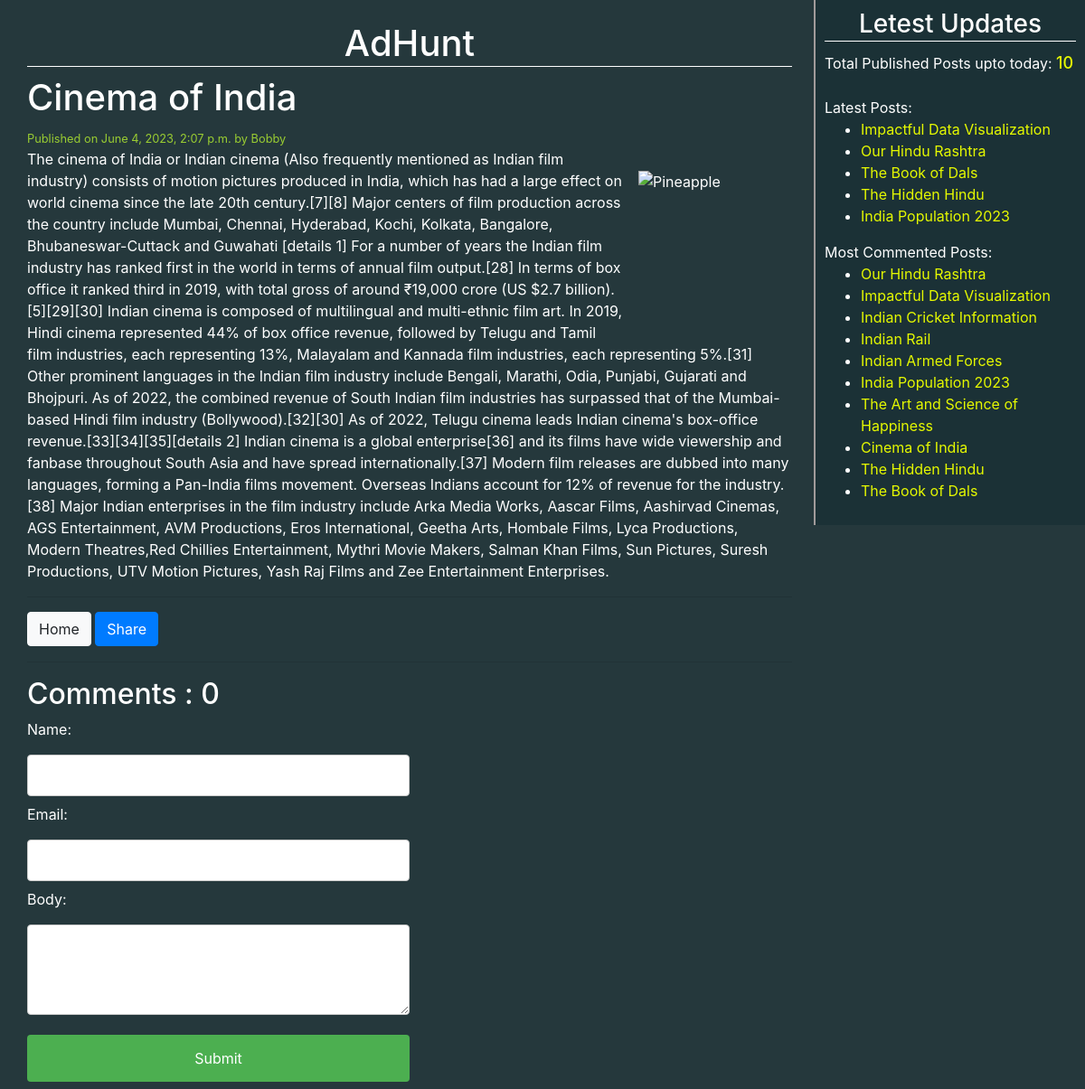
The app's page /2023/06/04/cinema-of-india/ with its own data.
### blog/models.py (models this page shows, shortened)
class Post(models.Model):
    STATUS_CHOICES=(('draft','Draft'),('published','Published'))
    title=models.CharField(max_length=264)
    slug=models.SlugField(max_length=264,unique_for_date='publish')
    author=models.ForeignKey(User,on_delete=models.CASCADE,related_name='blog_posts')
    body=RichTextField(blank=True,null=True)
    publish=models.DateTimeField(default=timezone.now)
    created=models.DateTimeField(auto_now_add=True)#datetime of create() action
    updated=models.DateTimeField(auto_now=True)#datetime of save action
    status=models.CharField(max_length=10,choices=STATUS_CHOICES,default='draft')
    tags=TaggableManager()
    class Meta:
        ordering=('-publish',)
    def get_absolute_url(self):
        return reverse('post_detail',args=[self.publish.year,self.publish.strftime('%m'),self.publish.strftime('%d'),self.slug])

### blog/views.py (the view)
# urls.py: path('<int:year>/<int:month>/<int:day>/<slug:post>/', views.post_detail_view, name='post_detail'),
def post_detail_view(request,year,month,day,post):
    post=get_object_or_404(Post,slug=post,status='published',
                           publish__year=year,
                           publish__month=month,
                           publish__day=day)
    comments=post.comments.filter(active=True)
    comment_submit=False
    if request.method=='POST':
        form = CommentForm(request.POST)
        if form.is_valid():
            new_comment=form.save(commit=False)
            new_comment.post=post
            new_comment.save()
            comment_submit=True
    else:
        form=CommentForm()
    return render(request,'blog/post_detail.html',{'post':post,'comments':comments,'form':form,'comment_submit':comment_submit})

### blog/forms.py
class CommentForm(forms.ModelForm):
    class Meta:
        model=Comment
        fields=('name','email','body')

### blog/templatetags/blog_tags.py (called while the page is built)
@register.simple_tag
def total_posts():
    return Post.objects.count()

@register.inclusion_tag('blog/latest_posts_123.html')
def show_latest_posts(count=5):
    latest_posts=Post.objects.order_by('-publish')[:count]
    return {'latest_posts':latest_posts}

@register.simple_tag
def get_most_commented_posts(count=5):
    return Post.objects.annotate(total_comments=Count('comments')).order_by('-total_comments')[:count]

### template/blog/post_detail.html (shortened to what this page needs)
<!DOCTYPE html>
{% extends 'blog/base.html' %}
{% block content%}
    <div>
        <h1>{{post.title}}</h1>
        <small id="time_a" >Published on {{post.publish}} by {{post.author|title}}</small><br>
            <p><img src="https://m.media-amazon.com/images/I/61Tw6LZoaiL._SL1500_.jpg" alt="Pineapple" style="width:170px;height:170px;margin-left:15px;">{{post.body|safe|linebreaks}}</p>
            <hr>
            <a class="btn btn-light" href="/">Home</a>
            <a class="btn btn-primary" href="/{{post.id}}/share">Share</a>
    </div>
    <hr>
    {% with comments.count as comments_count %}
    <h2>Comment{{ comments_count|pluralize }} : {{ comments_count }} </h2>
    {% endwith %}
        {% if comment_submit %}
            <h2>Your Comment Added Successfully !!!</h2>
        {%else%}
            <div class="comment">
                <form method="post" >
                    {{form.as_p}}
                    <input type="submit" value="Submit" name="" class="btn-success">
                </form>
            </div>
        {% endif %}
{% endblock%}

### template/blog/base.html (shortened to what this page needs)
<!DOCTYPE html>
{% load blog_tags %}
{% load static %}
<html lang="en">
<head>
    <link rel="stylesheet" href="https://cdn.jsdelivr.net/npm/bootstrap@4.0.0/dist/css/bootstrap.min.css">
    <link rel="stylesheet" href="{% static "css/blog.css" %}">
</head>
<body>
    <div class="content">
        <h1 id="home_header"><a href="/">AdHunt</a></h1>
        {% block content%}{% endblock%}
    </div>
    <div class="sidebar">
        <h3 id="home_header"><a href="#">Letest Updates</a></h3>
        <p>Total Published Posts upto today: <span id="post_count">{% total_posts %}</span></p>
        <br><br>
        <p>Latest Posts:</p>{% show_latest_posts %}
        <p>Most Commented Posts:</p>
        {% get_most_commented_posts 10 as most_commented_posts %}
        <ul>
            {% for post in most_commented_posts %}
            <li>
                <a href="{{post.get_absolute_url}}">{{post.title}}</a>
            </li>
            {% endfor %}
        </ul>
    </div>
</body>
</html>

### template/blog/latest_posts_123.html
<ul>
    {% for post in latest_posts %}
        <li><a href="{{post.get_absolute_url}}">{{post.title}}</a></li>
    {% endfor %}
</ul>

### static/css/blog.css (style rules this page uses)
html { height: 100%; }
.content { margin-top: 2%; float: left; width: 73%; padding: 0 0 0 30px; text-align: left; }
.sidebar { float:right; width: 25%; padding: 10px; background: #1b3136; height: 100%; border-left: 2px solid hsl(0, 3%, 62%); }
body { background: #25383C; color: white; }
#home_header { text-align: center; border-bottom: white 1px solid; margin-bottom: 10px; padding-bottom: 1px; }
#home_header a { color: white; text-decoration: none; }
h1 a { color: blue; text-decoration: underline; }
#time_a { color: yellowgreen; }
p { display: inline; }
img { float: right; margin-top: 3%; }
.btn { margin-bottom: 1px; }
input { width: 100%; padding: 10px 15px; margin: 8px 0; display: inline-block; border: 1px solid #ccc; border-radius: 4px; box-sizing: border-box; }
textarea { width: 100%; height: 100px; padding: 5px 10px; margin: 8px 0; display: inline-block; border: 1px solid #ccc; border-radius: 4px; box-sizing: border-box; }
input[type=submit] { width: 100%; background-color: #4CAF50; color: white; padding: 14px 20px; margin: 8px 0; border: none; border-radius: 4px; cursor: pointer; display: inline-block; }
.comment { width: 50%; height: 50%; }
#post_count { color: #e5f901; font-size: large; font-weight: 500; }
li a { color: #e5f901; }

### records on screen
Post: title "Cinema of India", publish "June 4, 2023, 2:07 p.m.", author "Bobby", body "The cinema of India or Indian cinema (Also frequently mentioned as Indian film industry) consists of motion pictures produced in India, which has had a large effect on world cinema since the late 20th century.[7][8] Major centers of film production across the country include Mumbai, Chennai, Hyderabad, Kochi, Kolkata, Bangalore, Bhubaneswar-Cuttack and Guwahati [details 1] For a number of years the Indian film industry has ranked first in the world in terms of annual film output.[28] In terms of box office it ranked third in 2019, with total gross of around ₹19,000 crore (US $2.7 billion).[5][29][30] Indian cinema is composed of multilingual and multi-ethnic film art. In 2019, Hindi cinema…"
Post: title "Impactful Data Visualization"
Post: title "Our Hindu Rashtra"
Post: title "The Book of Dals"
Post: title "The Hidden Hindu"
Post: title "India Population 2023"
Post: title "Indian Cricket Information"
Post: title "Indian Rail"
Post: title "Indian Armed Forces"
Post: title "The Art and Science of Happiness"

### other values on screen
{{ comments_count }} "0"
